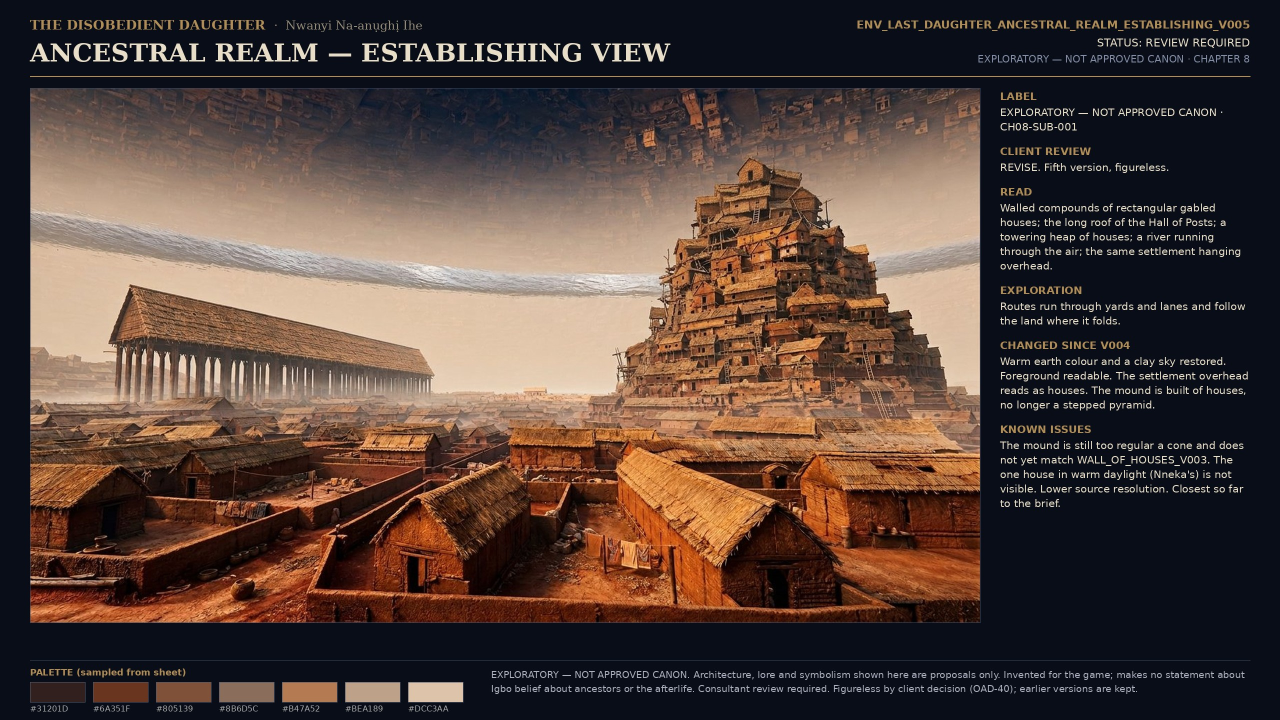
#> input picture STAGING_B1_2026-11-17/masters/ENV_LAST_DAUGHTER_ANCESTRAL_REALM_ESTABLISHING_V005.jpg, 2560 x 1440 px, found by its file name (shown at 1/2 size)
$ python compose_env.py
#> lines starting #> are read from the running program, lines starting #| are printed output that depends on the picture
from PIL import Image, ImageDraw, ImageFont
import numpy as np

FB = lambda s: ImageFont.truetype('/usr/share/fonts/truetype/dejavu/DejaVuSans-Bold.ttf', s)
FR = lambda s: ImageFont.truetype('/usr/share/fonts/truetype/dejavu/DejaVuSans.ttf', s)
BG = (9,13,24); TAN=(164,139,93); BODY=(226,225,217)

def spaced(d, xy, txt, font, fill, gap=1.2):
    x,y = xy
    for ch in txt:
        d.text((x,y), ch, font=font, fill=fill, anchor='ls')
        x += d.textlength(ch, font=font) + gap

def chrome(img, digit, hdr_old_last, newlines):
    WIDTH_LIMIT = 2545
    d = ImageDraw.Draw(img)
    d.rectangle([2481,33,2504,63], fill=BG)
    d.text((2485,57), digit, font=FB(22), fill=TAN, anchor='ls')
    for rect, blocks in newlines:
        d.rectangle(rect, fill=BG)
        y = rect[1] + 22
        first = True
        for kind, txt in blocks:
            if kind == 'L':
                if not first: y += 6
                spaced(d, (1995, y), txt, FB(15), TAN); y += 27
            if kind == 'L': first = False
            elif kind == 'B':
                w = d.textlength(txt, font=FR(16))
                assert 1995+w < 2548, (round(1995+w), txt)
                d.text((1995, y), txt, font=FR(16), fill=BODY, anchor='ls'); y += 23
                first = False
    return img

# ------------------------------------------------------------------ ESTABLISHING
M = Image.open('masters/ENV_LAST_DAUGHTER_ANCESTRAL_REALM_ESTABLISHING_V005.jpg').convert('RGB')
#> M is the input picture: PIL image 2560x1440 RGB; mean R, G, B 83.3, 65.2, 58.2
P = Image.open('work2/EST_V007_panel.png').convert('RGB')
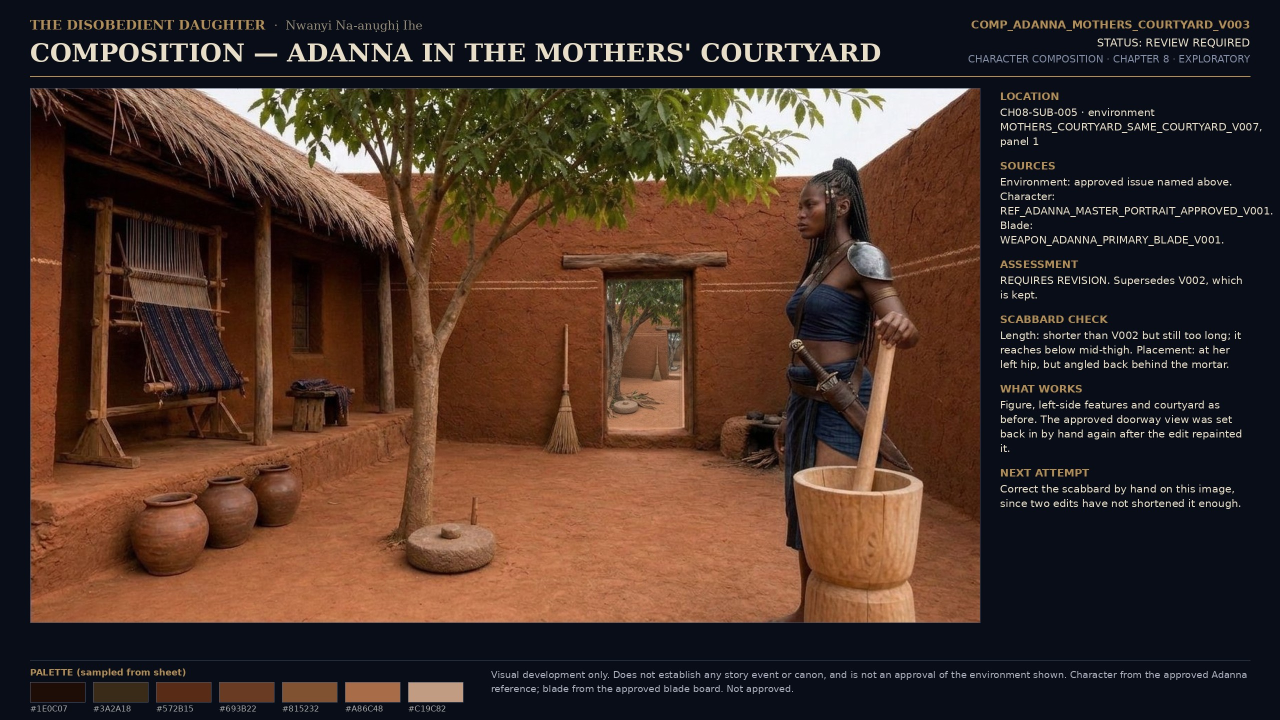
#> input picture STAGING_B1_2026-11-17/masters/COMP_ADANNA_MOTHERS_COURTYARD_V003.jpg, 2560 x 1440 px, given in place of EST_V007_panel.png, which was not available (shown at 1/2 size)
#> P is the input picture: PIL image 2560x1440 RGB; mean R, G, B 72, 51.4, 41.7
out = M.copy(); out.paste(P, (60,152))
chrome(out, '7', '5', [
 ((1990,312,2545,352), [('L2','REVISE. Seventh version. Mound rebuilt as an irregular heap.')]),
 ((1986,676,2545,1058), [
   ('L','CHANGED SINCE V005'),
   ('B','The cone is gone: the mound is now an irregular,'),
   ('B','asymmetrical heap of separate single-storey houses'),
   ('B','with uneven shoulders, jutting clusters, staggered'),
   ('B','roof ridges, ladders and worn stair runs.'),
   ('B','Hall of Posts, aerial river, overhead settlement and'),
   ('B','the foreground compound are V005 pixels, unchanged.'),
   ('L','KNOWN ISSUES'),
   ('B','Nneka\u2019s House: the foreground compound is'),
   ('B','V005\u2019s own untouched pixels (0 changed px there),'),
   ('B','so the house is unaltered. A separate warm-daylight'),
   ('B','pass was made and NOT used: it would have lit the'),
   ('B','distance wrongly. Rebuilt houses read flatter than'),
   ('B','V005\u2019s own surfaces and do not yet match'),
   ('B','WALL_OF_HOUSES material weight. The mask edge on'),
   ('B','both flanks sits in haze: soft, not invisible.'),
   ('B','The whole mound is a masked repaint, not V005.'),
 ]),
])
out.save('final/CAND_ESTABLISHING_V007_2560x1440.png'); print('EST saved')
#| EST saved

# ------------------------------------------------------------------ WALL OF HOUSES
M2 = Image.open('masters/ENV_LAST_DAUGHTER_ANCESTRAL_REALM_WALL_OF_HOUSES_V003.jpg').convert('RGB')
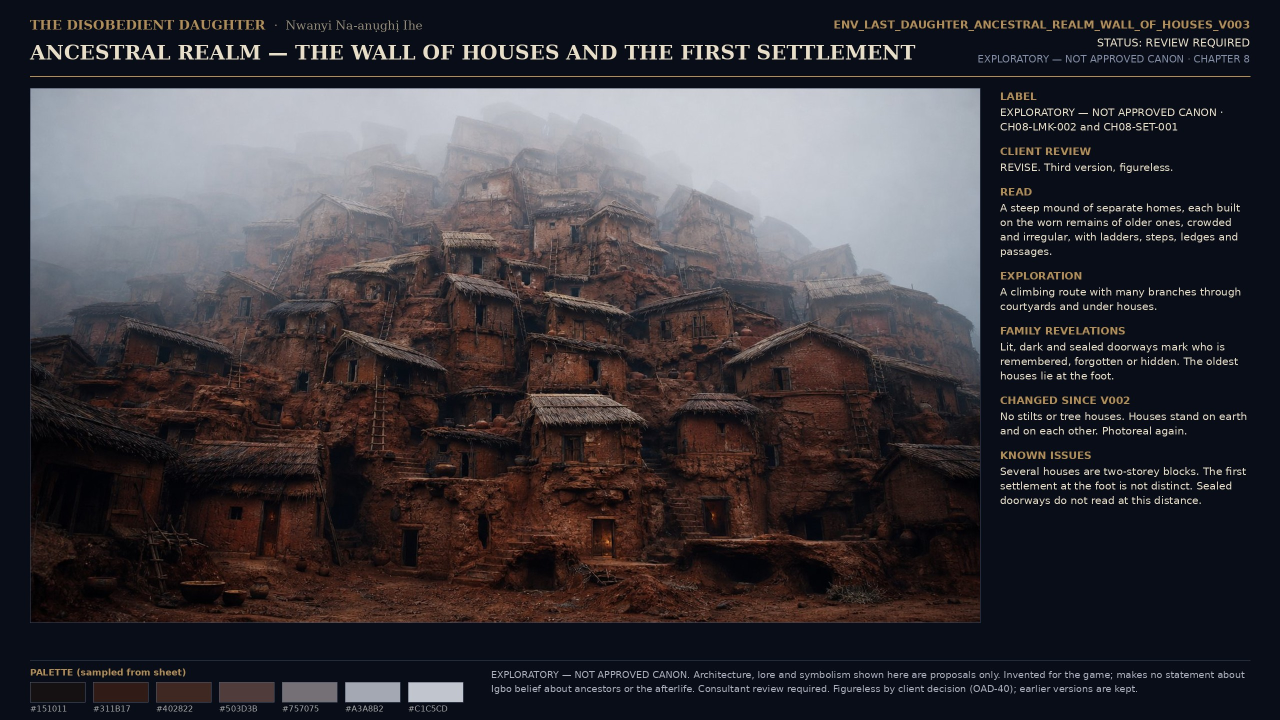
#> input picture STAGING_B1_2026-11-17/masters/ENV_LAST_DAUGHTER_ANCESTRAL_REALM_WALL_OF_HOUSES_V003.jpg, 2560 x 1440 px, found by its file name (shown at 1/2 size)
#> M2 is the input picture: PIL image 2560x1440 RGB; mean R, G, B 58.7, 55.2, 60
P2 = Image.open('work2/WALL_V005_panel.png').convert('RGB')
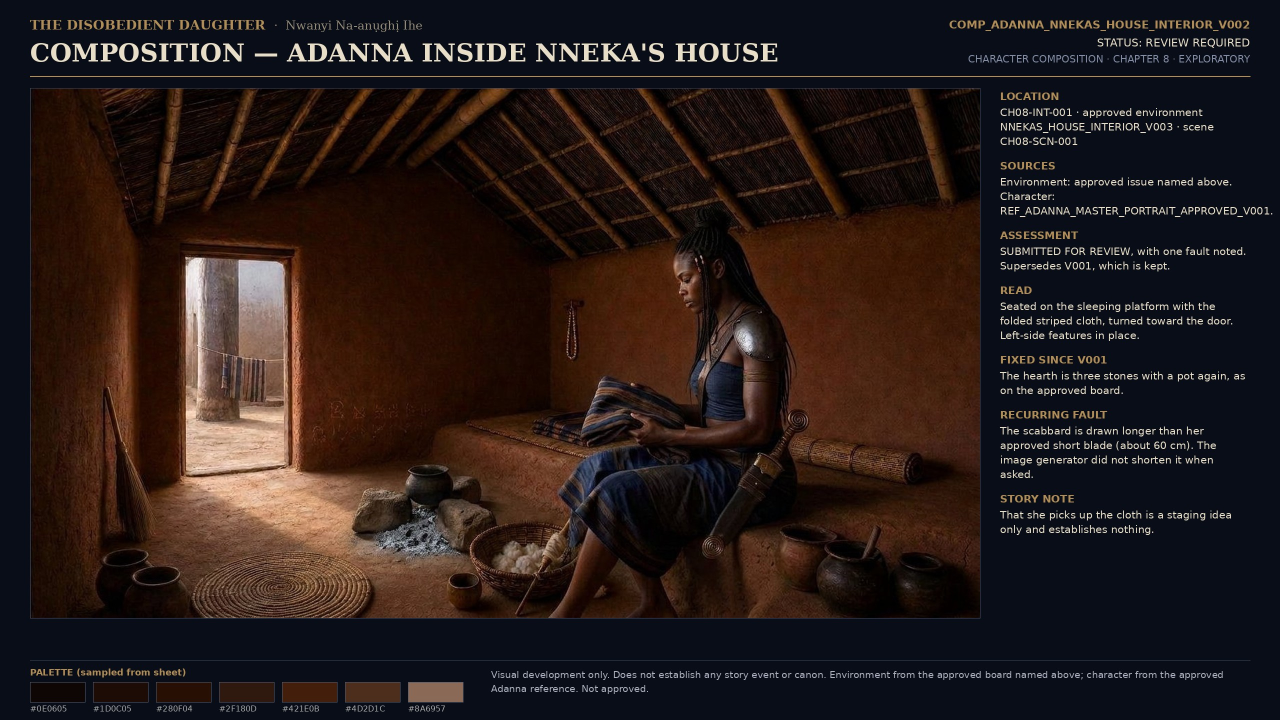
#> input picture STAGING_B1_2026-11-17/masters/COMP_ADANNA_NNEKAS_HOUSE_INTERIOR_V002.jpg, 2560 x 1440 px, given in place of WALL_V005_panel.png, which was not available (shown at 1/2 size)
#> P2 is the input picture: PIL image 2560x1440 RGB; mean R, G, B 39.2, 27.7, 25.7
out2 = M2.copy(); out2.paste(P2, (60,152))
chrome(out2, '5', '3', [
 ((1995,312,2545,352), [('L2','REVISE. Fifth version. Single-storey throughout.')]),
 ((1986,778,2545,1090), [
   ('L','CHANGED SINCE V003'),
   ('B','Every dwelling is now single-storey: one roof and'),
   ('B','one ground-level door each. A distinct older, more'),
   ('B','eroded first settlement stands at the foot.'),
   ('B','Doorways read as lit, dark and plain-sealed; no red'),
   ('B','bars, no painted glyphs or symbols anywhere.'),
   ('L','KNOWN ISSUES'),
   ('B','Ladder routes are fewer than V003 and read less'),
   ('B','clearly as one continuous climb. The mound sits'),
   ('B','slightly lower and broader, and the upper right'),
   ('B','slope is hazier and emptier than V003\u2019s. The'),
   ('B','built mound is a masked architectural repaint, so'),
   ('B','its surfaces differ from V003\u2019s grain outside.'),
 ]),
])
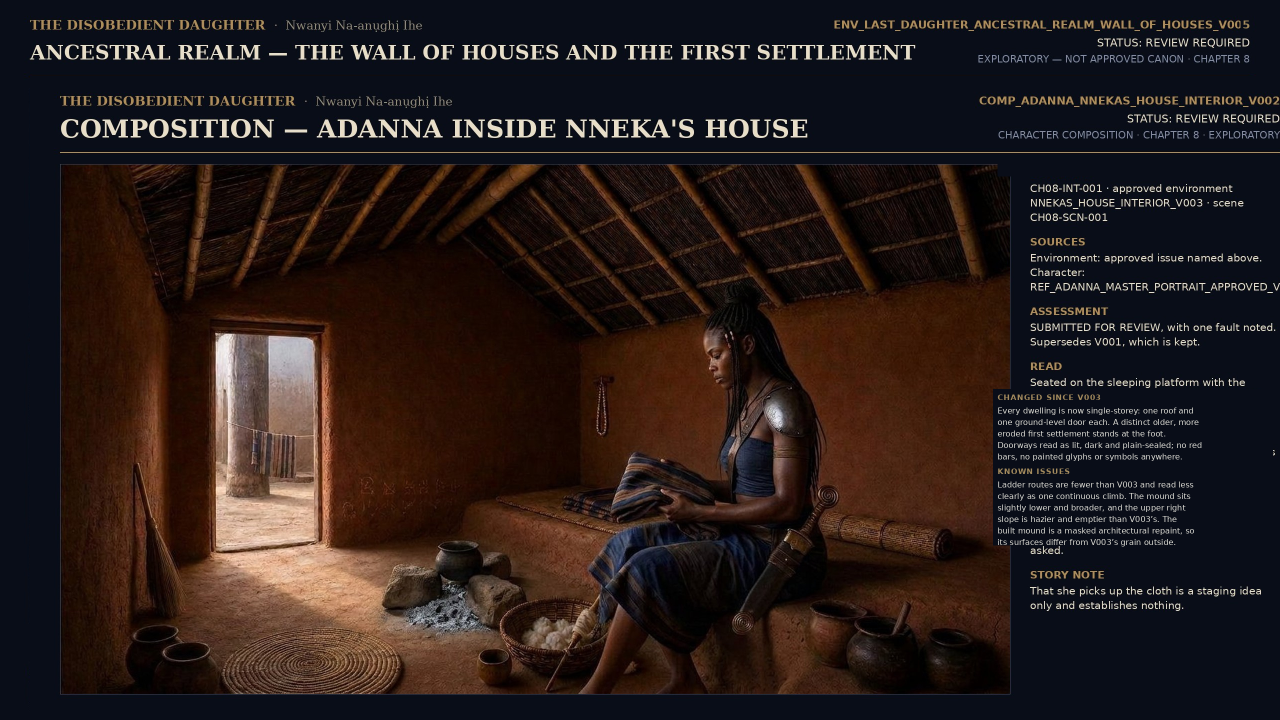
#> out2: PIL image 2560x1440 RGB (shown at 1/2 size); mean R, G, B 39.7, 28.5, 26.5
out2.save('final/CAND_WALL_OF_HOUSES_V005_2560x1440.png'); print('WALL saved')
#| WALL saved
